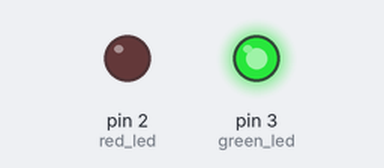
The sketch below on a simulated Arduino Uno, built with avr-gcc and run on an emulated ATmega328P. Parts: output pins drawn as LEDs (lit = HIGH).

Above: at 0.1 s.
Timing chart, 0 to 1.6 s (numbered marks = the images above):
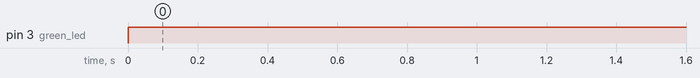

Measured:
- by itself, pin 3 (green_led): LOW → HIGH at 0.00 s

The sketch:

ifelse.ino
```cpp
int red_led=2,green_led=3;
int temprature=21,moisture=40;

void setup(){
  pinMode(red_led,OUTPUT);
  pinMode(green_led,OUTPUT);
}

void loop(){
  if(temprature<=21){
    digitalWrite(green_led,HIGH);
    digitalWrite(red_led,LOW);
  }
  else{
    digitalWrite(red_led,HIGH);
    digitalWrite(green_led,LOW);
  }
}
```
